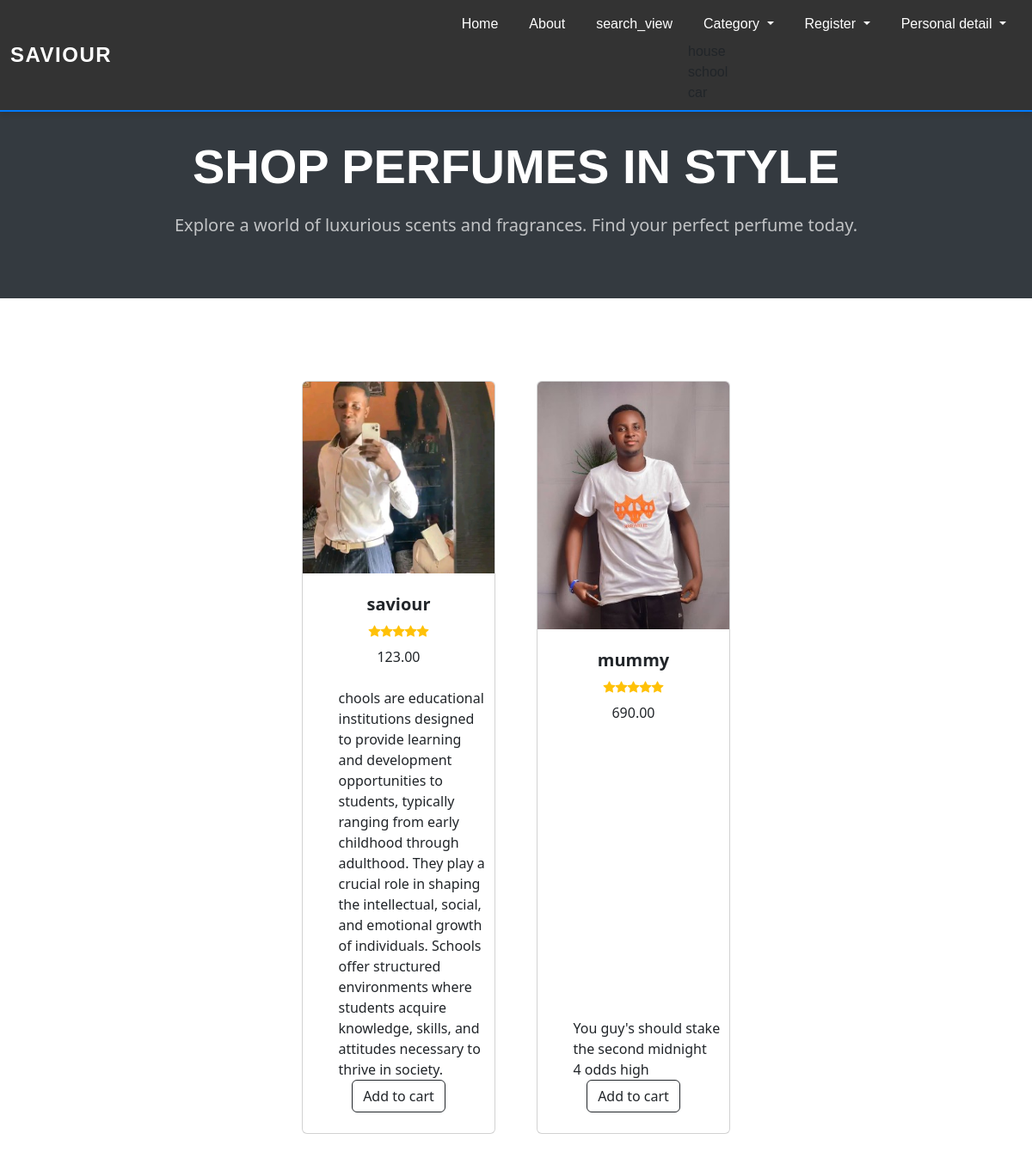
The page / on the database its author committed.
### myapp/models.py (models this page shows, shortened)
class Product(models.Model):
    name = models.CharField(max_length=100)
    price = models.DecimalField(max_digits=10, decimal_places=2)
    category = models.ForeignKey(Category, on_delete=models.SET_NULL, null=True, blank=True)
    image = models.ImageField(upload_to='products/')
    description = models.TextField(blank=True, null=True)
    is_active = models.BooleanField(default=True)
    slug = models.SlugField(unique=True, default="default-slug")

### myapp/views.py (the view)
# urls.py: 2. Add a URL to urlpatterns:  path('', views.home, name='home')
def home(request):
    products = Product.objects.all()
    return render(request, 'home.html', {"products": products})

### myapp/templates/home.html (shortened to what this page needs)
<!DOCTYPE html>
{% load static %}
<html lang="en">
    <head>
        <link href="https://cdn.jsdelivr.net/npm/bootstrap-icons@1.5.0/font/bootstrap-icons.css" rel="stylesheet" />
        <link rel="stylesheet" href="{% static 'css.css' %}">
    </head>
    <body>
      {% include  'nav.html'%}
      </head>
      <body>
</html>
          <header>
              <div class="container">
                  <h1 class="perfume-heading">Shop Perfumes in Style</h1>
                  <p class="perfume-description">Explore a world of luxurious scents and fragrances. Find your perfect perfume today.</p>
              </div>
          </header>
      </body>
      </html>
        <section class="py-5">
            <div class="container px-4 px-lg-5 mt-5">
                <div class="row gx-4 gx-lg-5 row-cols-2 row-cols-md-3 row-cols-xl-4 justify-content-center">
                    {% for product in products %}
                    <div class="col mb-5">
                        <div class="card h-100">
                            <img class="card-img-top" src="{{product.image.url}}" alt="..." />
                            <div class="card-body p-4">
                                <div class="text-center">
                                    <h5 class="fw-bolder">{{product.name}}</h5>
                                    <div class="d-flex justify-content-center small text-warning mb-2">
                                        <div class="bi-star-fill"></div>
                                        <div class="bi-star-fill"></div>
                                        <div class="bi-star-fill"></div>
                                        <div class="bi-star-fill"></div>
                                        <div class="bi-star-fill"></div>
                                    </div>
                                    {{ product.price }}
                                </div>
                            </div>
                            <div class="card-footer p-4 pt-0 border-top-0 bg-transparent">
                              <h7 style=" position: relative; left: 10%;">  {{ product.description }}</h7>
                                <div class="text-center"><a class="btn btn-outline-dark mt-auto" href="{% url 'add_to_cart' product.id %}">Add to cart</a></div>
                            </div>
                        </div>
                    </div>
                    {% endfor %}
            </div>
        </section>
    </body>
</html>

### myapp/templates/nav.html (style rules this page uses)
body, h1, ul, li, a { margin: 0; padding: 0; box-sizing: border-box; font-family: 'Arial', sans-serif; }

### rows shown on the page
Product: image (picture), name "saviour", price "123.00", description "chools are educational institutions designed to provide learning and development opportunities to students, typically ranging from early childhood through adulthood. They play a crucial role in shaping the intellectual, social, and emotional growth of individuals. Schools offer structured environments where students acquire knowledge, skills, and attitudes necessary to thrive in society."
Product: image (picture), name "mummy", price "690.00", description "You guy's should stake the second midnight 4 odds high"
